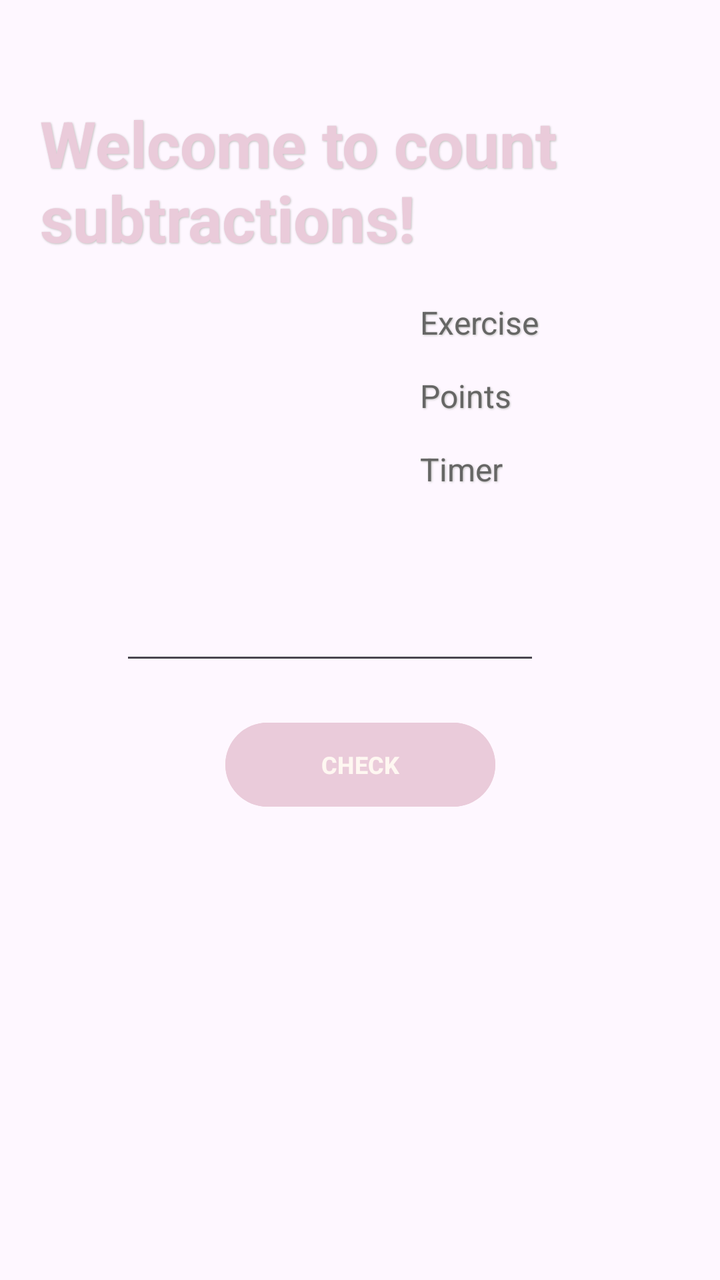
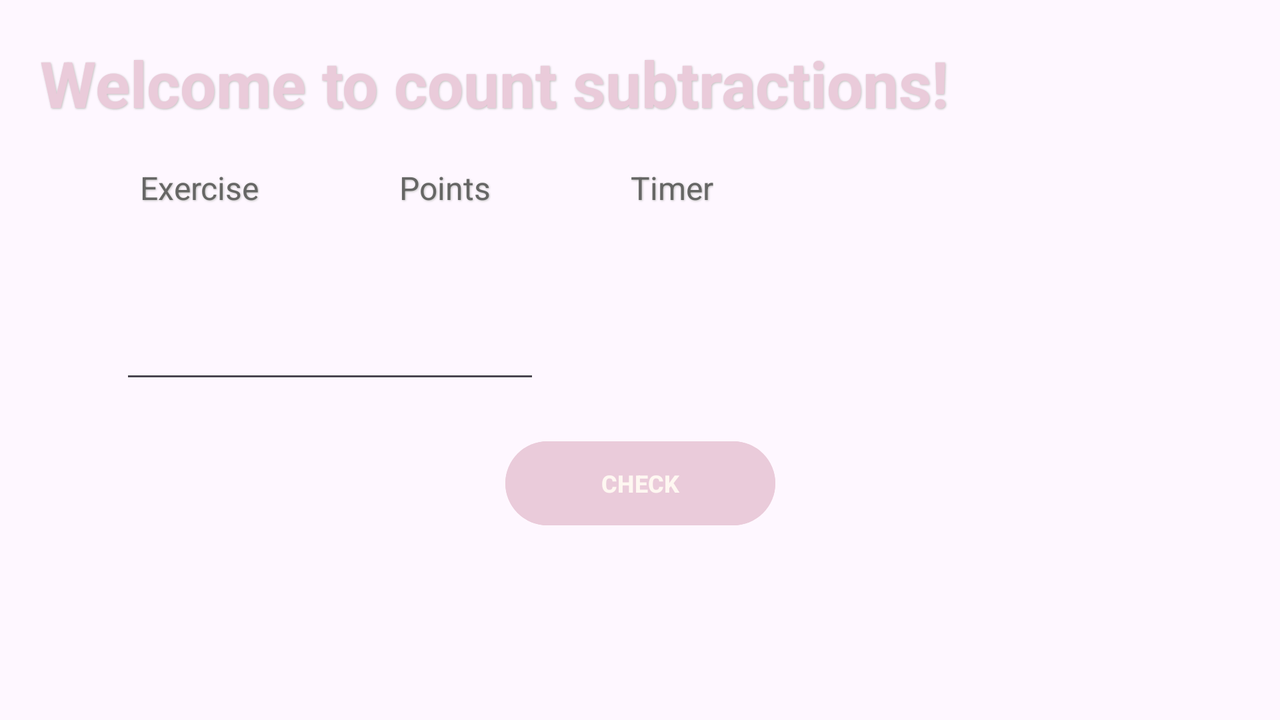

First picture: res/layout/ on a phone held upright. Second picture: the repository's own variant of that layout, on a device whose configuration matches the variant's folder. Source for both follows.
<!-- AndroidManifest.xml: application theme Theme.Harjoitus3_6 -->
<!-- res/layout/fragment_deduction.xml -->
<?xml version="1.0" encoding="utf-8"?>
<layout xmlns:android="http://schemas.android.com/apk/res/android"
    xmlns:app="http://schemas.android.com/apk/res-auto"
    xmlns:tools="http://schemas.android.com/tools">

    <androidx.constraintlayout.widget.ConstraintLayout
        android:id="@+id/frameLayout3"
        android:layout_width="match_parent"
        android:layout_height="match_parent"
        tools:context=".DeductionFragment" >

        <TextView
            android:id="@+id/textView2"
            style="@style/HeadingStyle"
            android:layout_marginTop="50dp"
            android:text="@string/welcome_to_deductions"
            app:layout_constraintStart_toStartOf="parent"
            app:layout_constraintTop_toTopOf="parent" />

        <TextView
            android:id="@+id/textView4"
            style="@style/TextStyle"
            android:layout_marginStart="210dp"
            android:layout_marginTop="20dp"
            android:text="@string/exercise"
            app:layout_constraintStart_toStartOf="parent"
            app:layout_constraintTop_toBottomOf="@+id/textView2" />

        <TextView
            android:id="@+id/textViewExcerciseNumber"
            style="@style/TextStyle2"
            android:layout_marginStart="20dp"
            android:text=""
            app:layout_constraintBottom_toBottomOf="@+id/textView4"
            app:layout_constraintStart_toEndOf="@+id/textView4" />

        <TextView
            android:id="@+id/textView6"
            style="@style/TextStyle"
            android:layout_marginTop="15dp"
            android:text="@string/points"
            app:layout_constraintStart_toStartOf="@+id/textView4"
            app:layout_constraintTop_toBottomOf="@+id/textView4" />

        <TextView
            android:id="@+id/textViewPoints"
            style="@style/TextStyle2"
            app:layout_constraintBottom_toBottomOf="@+id/textView6"
            app:layout_constraintStart_toStartOf="@+id/textViewExcerciseNumber" />

        <TextView
            android:id="@+id/textView8"
            style="@style/TextStyle"
            android:layout_marginTop="15dp"
            android:text="@string/timer"
            app:layout_constraintStart_toStartOf="@+id/textView6"
            app:layout_constraintTop_toBottomOf="@+id/textView6" />

        <TextView
            android:id="@+id/textViewTimer"
            style="@style/TextStyle2"
            app:layout_constraintBottom_toBottomOf="@+id/textView8"
            app:layout_constraintStart_toStartOf="@+id/textViewPoints" />

        <TextView
            android:id="@+id/textViewCalculation"
            style="@style/SubHeadingStyle"
            android:layout_marginStart="20dp"
            android:layout_marginTop="50dp"
            android:text=""
            app:layout_constraintStart_toStartOf="@+id/textView2"
            app:layout_constraintTop_toBottomOf="@+id/textView8" />

        <EditText
            android:id="@+id/editTextNumber"
            android:layout_width="wrap_content"
            android:layout_height="wrap_content"
            android:layout_marginStart="20dp"
            android:layout_marginBottom="-10dp"
            android:ems="10"
            android:inputType="number|numberSigned"
            app:layout_constraintBottom_toBottomOf="@+id/textViewCalculation"
            app:layout_constraintStart_toEndOf="@+id/textViewCalculation" />

        <Button
            android:id="@+id/buttonCheckDeduction"
            style="@style/ButtonStyle"
            android:layout_marginTop="20dp"
            android:text="@string/check"
            app:layout_constraintEnd_toEndOf="parent"
            app:layout_constraintStart_toStartOf="parent"
            app:layout_constraintTop_toBottomOf="@+id/editTextNumber" />

    </androidx.constraintlayout.widget.ConstraintLayout>
</layout>
<!-- resources referenced by this layout -->
<resources>
  <string name="check">Check</string>
  <string name="exercise">Exercise</string>
  <string name="points">Points</string>
  <string name="timer">Timer</string>
  <string name="welcome_to_deductions">Welcome to count subtractions!</string>
  <style name="ButtonStyle">
          <item name="android:backgroundTint">#EACBDA</item>
          <item name="android:elevation">2dp</item>
          <item name="android:layout_width">135dp</item>
          <item name="android:layout_height">50sp</item>
          <item name="android:layout_gravity">center</item>
          <item name="android:textSize">12sp</item>
          <item name="android:textStyle">bold</item>
          <item name="android:textAllCaps">true</item>
          <item name="android:textColor">#FEF7F1</item>
      </style>
  <style name="HeadingStyle">
          <item name="android:layout_height">wrap_content</item>
          <item name="android:layout_width">wrap_content</item>
          <item name="android:layout_marginHorizontal">20dp</item>
          <item name="android:textSize">32sp</item>
          <item name="android:textColor">#EACBDA</item>
          <item name="android:textStyle">bold</item>
          <item name="android:shadowColor">#BEBEBC</item>
          <item name="android:shadowDx">1</item>
          <item name="android:shadowDy">1</item>
          <item name="android:shadowRadius">2</item>
      </style>
  <style name="SubHeadingStyle" parent="HeadingStyle">
          <item name="android:textColor">#666665</item>
          <item name="android:textSize">24sp</item>
          <item name="android:textStyle">normal</item>
      </style>
  <style name="TextStyle" parent="SubHeadingStyle">
          <item name="android:layout_marginHorizontal">0dp</item>
          <item name="android:textSize">16sp</item>
      </style>
  <style name="TextStyle2" parent="TextStyle">
          <item name="android:textColor">#BEBEBC</item>
      </style>
  <style name="Theme.Harjoitus3_6" parent="Base.Theme.Harjoitus3_6" />
  <style name="Base.Theme.Harjoitus3_6" parent="Theme.Material3.DayNight.NoActionBar">
          
          
      </style>
</resources>
<!-- res/layout-land/fragment_deduction.xml (the repository's variant of the layout above) -->
<!-- drawn on the phone turned sideways -->
<?xml version="1.0" encoding="utf-8"?>
<layout xmlns:android="http://schemas.android.com/apk/res/android"
    xmlns:app="http://schemas.android.com/apk/res-auto"
    xmlns:tools="http://schemas.android.com/tools">

    <androidx.constraintlayout.widget.ConstraintLayout
        android:id="@+id/frameLayout3"
        android:layout_width="match_parent"
        android:layout_height="match_parent"
        tools:context=".DeductionFragment" >

        <TextView
            android:id="@+id/textView2"
            style="@style/HeadingStyle"
            android:layout_marginTop="20dp"
            android:text="@string/welcome_to_deductions"
            app:layout_constraintStart_toStartOf="parent"
            app:layout_constraintTop_toTopOf="parent" />

        <TextView
            android:id="@+id/textView4"
            style="@style/TextStyle"
            android:layout_marginStart="50dp"
            android:layout_marginTop="20dp"
            android:text="@string/exercise"
            app:layout_constraintStart_toStartOf="@+id/textView2"
            app:layout_constraintTop_toBottomOf="@+id/textView2" />

        <TextView
            android:id="@+id/textViewExcerciseNumber"
            style="@style/TextStyle2"
            android:layout_marginStart="20dp"
            android:text=""
            app:layout_constraintBottom_toBottomOf="@+id/textView4"
            app:layout_constraintStart_toEndOf="@+id/textView4" />

        <TextView
            android:id="@+id/textView6"
            style="@style/TextStyle"
            android:layout_marginStart="50dp"
            android:text="@string/points"
            app:layout_constraintBottom_toBottomOf="@+id/textView4"
            app:layout_constraintStart_toEndOf="@+id/textViewExcerciseNumber" />

        <TextView
            android:id="@+id/textViewPoints"
            style="@style/TextStyle2"
            android:layout_marginStart="20dp"
            app:layout_constraintBottom_toBottomOf="@+id/textView6"
            app:layout_constraintStart_toEndOf="@+id/textView6" />

        <TextView
            android:id="@+id/textView8"
            style="@style/TextStyle"
            android:layout_marginStart="50dp"
            android:text="@string/timer"
            app:layout_constraintBottom_toBottomOf="@+id/textView6"
            app:layout_constraintStart_toEndOf="@+id/textViewPoints" />

        <TextView
            android:id="@+id/textViewTimer"
            style="@style/TextStyle2"
            android:layout_marginStart="20dp"
            app:layout_constraintBottom_toBottomOf="@+id/textView8"
            app:layout_constraintStart_toEndOf="@+id/textView8" />

        <TextView
            android:id="@+id/textViewCalculation"
            style="@style/SubHeadingStyle"
            android:layout_marginStart="20dp"
            android:layout_marginTop="50dp"
            android:text=""
            app:layout_constraintStart_toStartOf="@+id/textView2"
            app:layout_constraintTop_toBottomOf="@+id/textView8" />

        <EditText
            android:id="@+id/editTextNumber"
            android:layout_width="wrap_content"
            android:layout_height="wrap_content"
            android:layout_marginStart="20dp"
            android:layout_marginBottom="-10dp"
            android:ems="10"
            android:inputType="number|numberSigned"
            app:layout_constraintBottom_toBottomOf="@+id/textViewCalculation"
            app:layout_constraintStart_toEndOf="@+id/textViewCalculation" />

        <Button
            android:id="@+id/buttonCheckDeduction"
            style="@style/ButtonStyle"
            android:layout_marginTop="20dp"
            android:text="@string/check"
            app:layout_constraintEnd_toEndOf="parent"
            app:layout_constraintStart_toStartOf="parent"
            app:layout_constraintTop_toBottomOf="@+id/editTextNumber" />

    </androidx.constraintlayout.widget.ConstraintLayout>
</layout>
